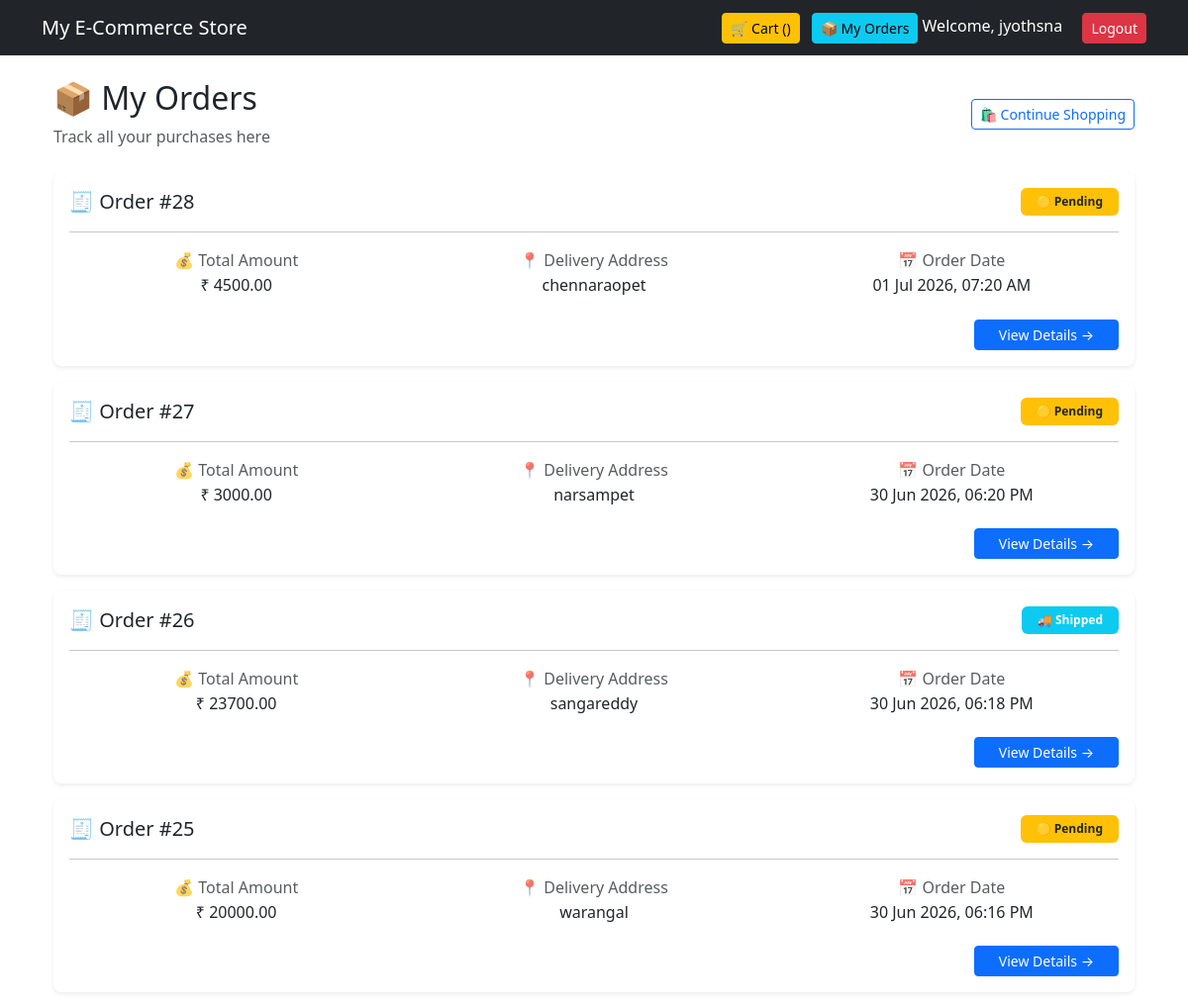
The page /orders/ (signed in, upper part) on the database as committed earlier.
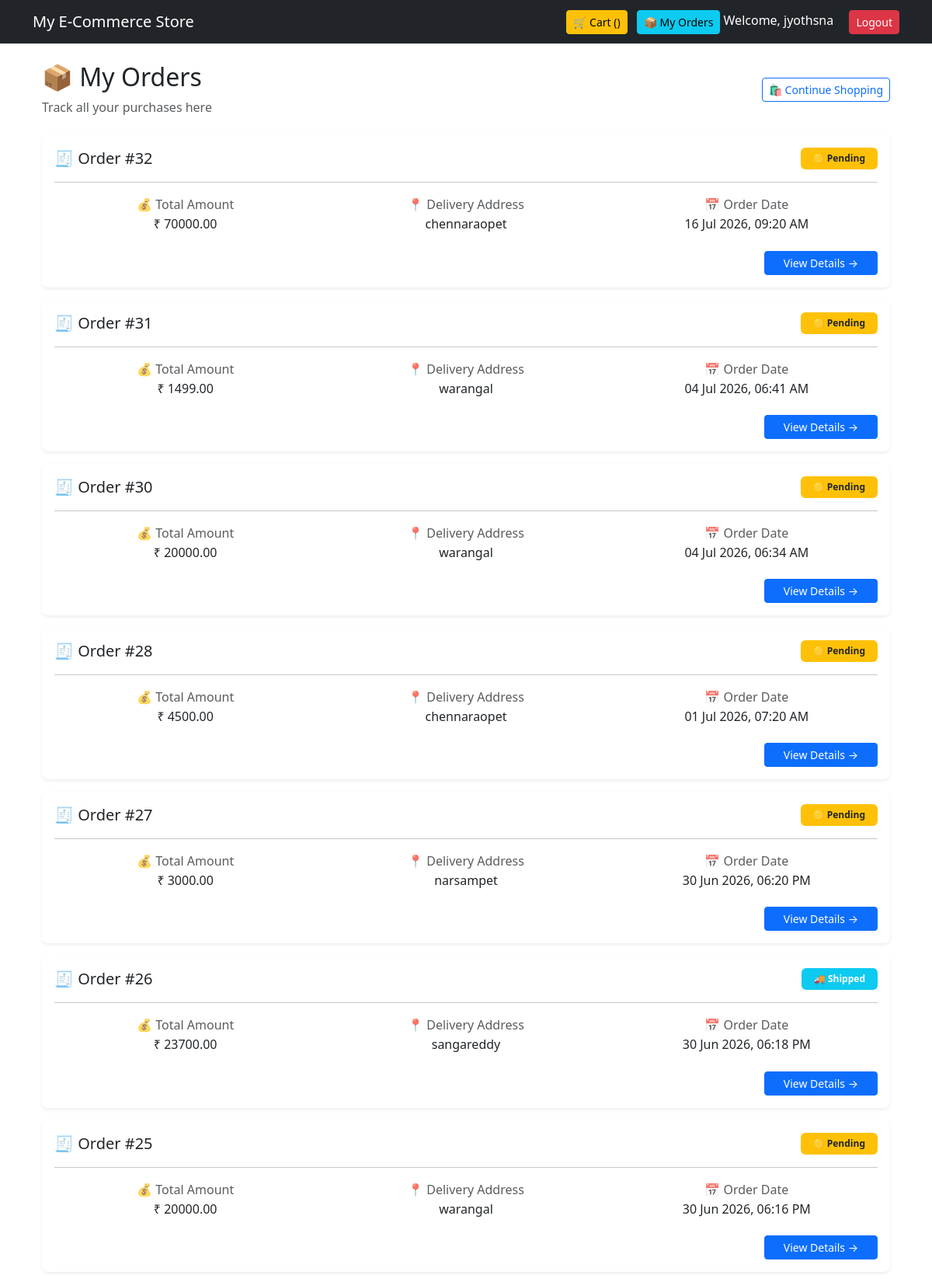
The same page on the database as committed later.
### store/models.py (models this page shows)
class Order(models.Model):
    STATUS_CHOICES = [
        ('Pending', 'Pending'),
        ('Processing', 'Processing'),
        ('Delivered', 'Delivered'),
    ]
    user = models.ForeignKey(User, on_delete=models.CASCADE)
    total_amount = models.DecimalField(max_digits=10, decimal_places=2)
    address = models.TextField()
    status = models.CharField(max_length=20, choices=STATUS_CHOICES, default='Pending')
    created_at = models.DateTimeField(auto_now_add=True)
    status = models.CharField(max_length=20, default='Pending')

### store/views.py (the view)
# urls.py: path('orders/', views.order_history, name='order_history'),
def order_history(request):
    orders = Order.objects.filter(user=request.user).order_by('-id')
    return render(request, 'store/order_history.html', {
        'orders': orders
    })

### store/templates/store/order_history.html (shortened to what this page needs)
{% extends 'store/base.html' %}
{% block content %}
<div class="container mt-4">
    <div class="d-flex justify-content-between align-items-center mb-4">
        <div>
            <h2>📦 My Orders</h2>
            <p class="text-muted mb-0">Track all your purchases here</p>
        </div>
        <a href="{% url 'home' %}" class="btn btn-outline-primary btn-sm">
            🛍️ Continue Shopping
        </a>
    </div>
    {% if orders %}
        {% for order in orders %}
        <div class="card shadow-sm mb-3 border-0 rounded-3">
            <div class="card-body">
                <div class="d-flex justify-content-between align-items-center">
                    <h5 class="mb-0">
                        🧾 Order #{{ order.id }}
                    </h5>
                    {% if order.status == 'Pending' %}
                    <span class="badge bg-warning text-dark px-3 py-2">
                    🟡 Pending
                    </span>
                    {% elif order.status == 'Processing' %}
                    <span class="badge bg-primary px-3 py-2">
                    🔵 Processing
                    </span>
                    {% elif order.status == 'Shipped' %}
                    <span class="badge bg-info px-3 py-2">
                    🚚 Shipped
                    </span>
                    {% elif order.status == 'Delivered' %}
                    <span class="badge bg-success px-3 py-2">
                    ✅ Delivered
                    </span>
                    {% else %}
                    <span class="badge bg-secondary px-3 py-2">
                    {{ order.status }}
                    </span>
                    {% endif %}
                </div>
                <hr>
                <div class="row text-center">
                    <div class="col-md-4">
                        <p class="text-muted mb-1">💰 Total Amount</p>
                        <h6>₹ {{ order.total_amount }}</h6>
                    </div>
                    <div class="col-md-4">
                        <p class="text-muted mb-1">📍 Delivery Address</p>
                        <h6>{{ order.address }}</h6>
                    </div>
                    <div class="col-md-4">
                        <p class="text-muted mb-1">📅 Order Date</p>
                        <h6>{{ order.created_at|date:"d M Y, h:i A" }}</h6>
                    </div>
                </div>
                <div class="text-end mt-3">
                    <a href="{% url 'order_detail' order.id %}"
                       class="btn btn-primary btn-sm px-4">
                        View Details →
                    </a>
                </div>
            </div>
        </div>
        {% endfor %}
    {% endif %}
</div>
{% endblock %}

### store/templates/store/base.html (shortened to what this page needs)
<!DOCTYPE html>
<html lang="en">
<head>
    <link href="https://cdn.jsdelivr.net/npm/bootstrap@5.3.3/dist/css/bootstrap.min.css" rel="stylesheet">
</head>
<body>
<nav class="navbar navbar-dark bg-dark">
    <div class="container">
        <a class="navbar-brand" href="{% url 'home' %}">
            My E-Commerce Store
        </a>
        <div>
    <a href="{% url 'cart' %}" class="btn btn-warning btn-sm">
        🛒 Cart ({{ cart_count }})
    </a>
    <a href="{% url 'order_history' %}" class="btn btn-info btn-sm ms-2">
    📦 My Orders
    </a>
    {% if user.is_authenticated %}
        <span class="text-white me-3">
            Welcome, {{ user.username }}
        </span>
    <form method="post" action="{% url 'logout' %}" style="display:inline;">
    <button type="submit" class="btn btn-danger btn-sm">
        Logout
    </button>
</form>
    {% endif %}
</div>
    </div>
</nav>
<div class="container mt-4">
    {% block content %}
    {% endblock %}
</div>
</body>
</html>

### store/templates/store/base.html (style rules this page uses)
.card { transition:0.3s; }

Rows that differ between the two databases and show on the page:
added Order: id "32", status "🟡 Pending", total_amount "70000.00", address "chennaraopet", created_at "16 Jul 2026, 09:20 AM"
added Order: id "31", status "🟡 Pending", total_amount "1499.00", address "warangal", created_at "04 Jul 2026, 06:41 AM"
added Order: id "30", status "🟡 Pending", total_amount "20000.00", address "warangal", created_at "04 Jul 2026, 06:34 AM"
